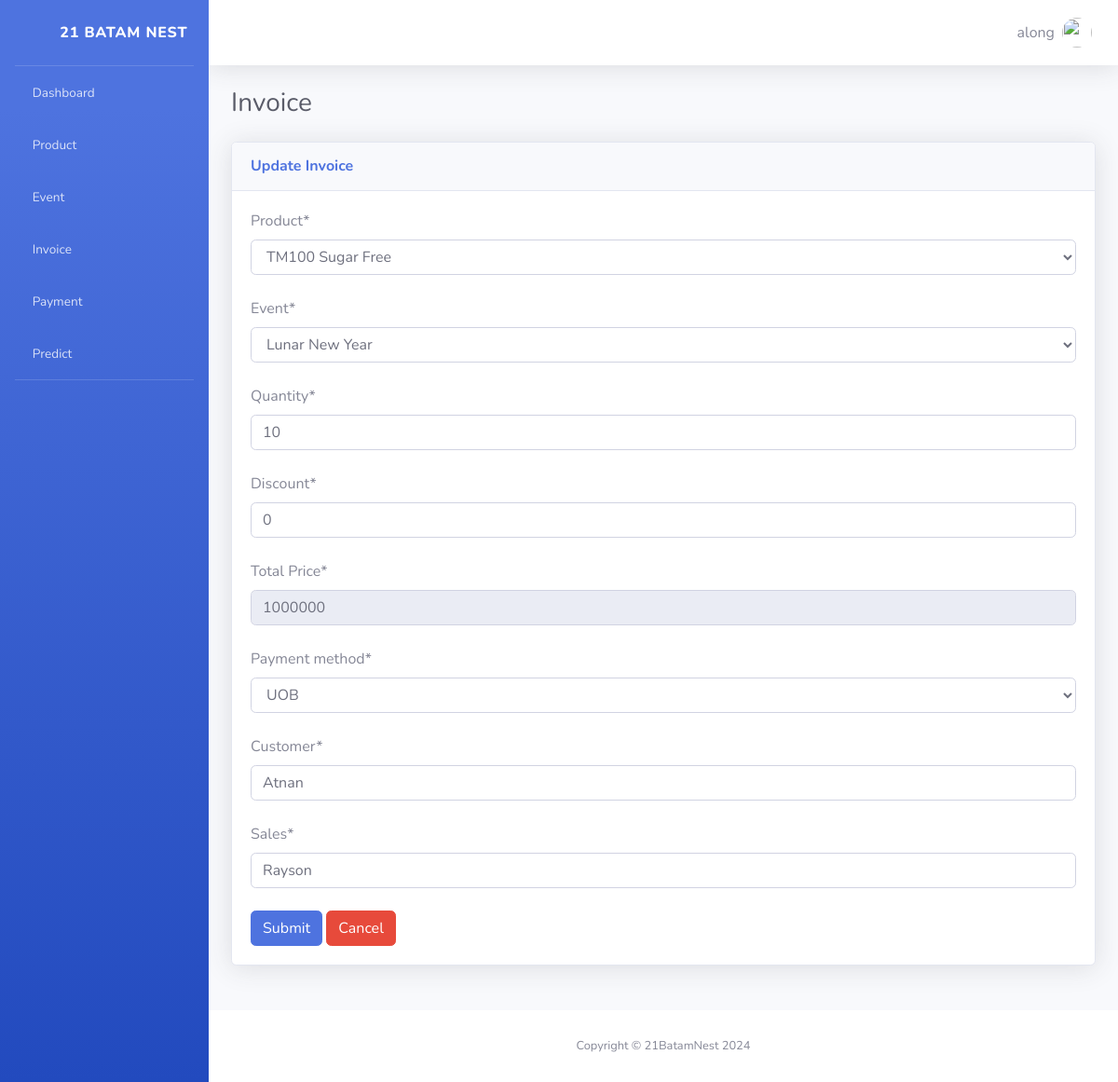
The page /invoice/updateinvoice/2/ (signed in) on the database its author committed.
### apps/models.py (models this page shows)
class Invoice(models.Model):
    product = models.ForeignKey(Product, on_delete=models.CASCADE)
    event = models.ForeignKey(Event, on_delete=models.CASCADE)
    quantity = models.IntegerField()
    total_price = models.IntegerField()
    date = models.DateField(auto_now=True,)
    discount = models.IntegerField()
    payment_method = models.CharField(max_length=100)
    customer = models.CharField(max_length=100)
    sales = models.CharField(max_length=100)

class Payment_Method(models.Model):
    payment_method = models.CharField(max_length=100)
    account_number = models.CharField(max_length=100)

### apps/views.py (the view)
# urls.py: path('invoice/updateinvoice/<int:id>/', views.update_invoice, name='update_invoice'),
def update_invoice(request: HttpRequest, id) -> HttpResponse:
    auth = auth_check(request)
    if auth is not None:
        return auth
    invoice = Invoice.objects.get(id=id)
    if request.method == "POST":
        form = AddInvoiceForm(request.POST)
        if form.is_valid():
            invoice.product = Product.objects.get(id=form.cleaned_data['product'])
            invoice.event = Event.objects.get(id=form.cleaned_data['event'])
            invoice.quantity = form.cleaned_data['quantity']
            invoice.total_price = form.cleaned_data['total_price']
            invoice.discount = form.cleaned_data['discount']
            invoice.payment_method = form.cleaned_data['payment_method']
            invoice.customer = form.cleaned_data['customer']
            invoice.sales = form.cleaned_data['sales']
            invoice.save()
            return redirect("invoice")
    else:
        form = AddInvoiceForm(initial={
            'product': invoice.product.id,
            'event': invoice.event.id,
            'quantity': invoice.quantity,
            'total_price': invoice.total_price,
            'discount': invoice.discount,
            'payment_method': invoice.payment_method,
            'customer': invoice.customer,
            'sales': invoice.sales,
        })
        products = Product.objects.all()
        product_data = {product.id: product.price for product in products}
    return render(request, "apps/update_invoice.html", {"product":products, "product_data": product_data, "form": form})

### apps/views.py (called while the page is built)
def auth_check(request):
    if not request.user.is_authenticated:
        return redirect("login")
    return None

### apps/templates/apps/update_invoice.html (shortened to what this page needs)
<!DOCTYPE html>
<html lang="en">
  {% load static crispy_forms_tags %} {% include "apps/partials/header.html" %}
  <body id="page-top">
    <div id="wrapper">
      {% include "partials/sidebar.html" %}
      <div id="content-wrapper" class="d-flex flex-column">
        <div id="content">
          {% include 'apps/partials/navbar.html' %}
          <div class="container-fluid">
            <div
              class="d-sm-flex align-items-center justify-content-between mb-4"
            >
              <h1 class="h3 mb-0 text-gray-800">Invoice</h1>
            </div>
            <div class="row">
              <div class="col mb-4">
                <div class="card shadow mb-4">
                  <div class="card-header py-3">
                    <h6 class="m-0 font-weight-bold text-primary">
                      Update Invoice
                    </h6>
                  </div>
                  <div class="card-body">
                    <div class="text">
                      <form method="POST">
                        {% csrf_token %} {% crispy form %}
                      </form>
                    </div>
                  </div>
                </div>
              </div>
            </div>
          </div>
        </div>
        {% include "apps/partials/footer.html" %}
      </div>
    </div>
  </body>
</html>

### apps/templates/apps/partials/navbar.html (shortened to what this page needs)
{% load static %}
<nav
  class="navbar navbar-expand navbar-light bg-white topbar mb-4 static-top shadow"
>
  <ul class="navbar-nav ml-auto">
    <li class="nav-item dropdown no-arrow">
      <a
        class="nav-link dropdown-toggle"
        href="#"
        id="userDropdown"
        role="button"
        data-toggle="dropdown"
        aria-haspopup="true"
        aria-expanded="false"
      >
        <span class="mr-2 d-none d-lg-inline text-gray-600 medium">
          {{ user.username }}
        </span>
        <img
          class="img-profile rounded-circle"
          src="{% static 'apps/img/undraw_profile.svg'%}"
        />
      </a>
    </li>
  </ul>
</nav>

### rows shown on the page
Invoice: product "TM100 Sugar Free", event "Lunar New Year", quantity "10", discount "0", total_price "1000000", customer "Atnan", sales "Rayson"
Payment_Method: payment_method "UOB"

### other values the page prints
{{ user.username }} "along"
